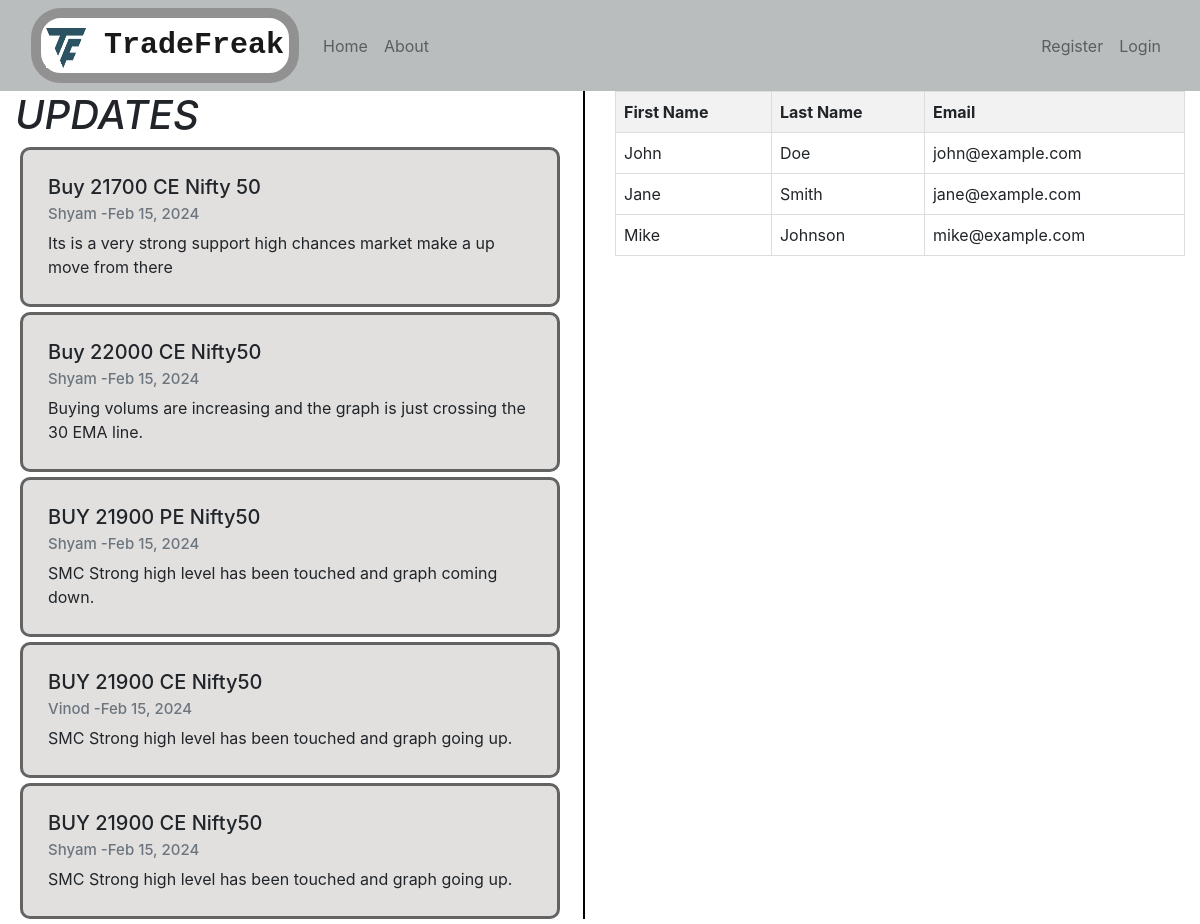
The app's page /, older data.
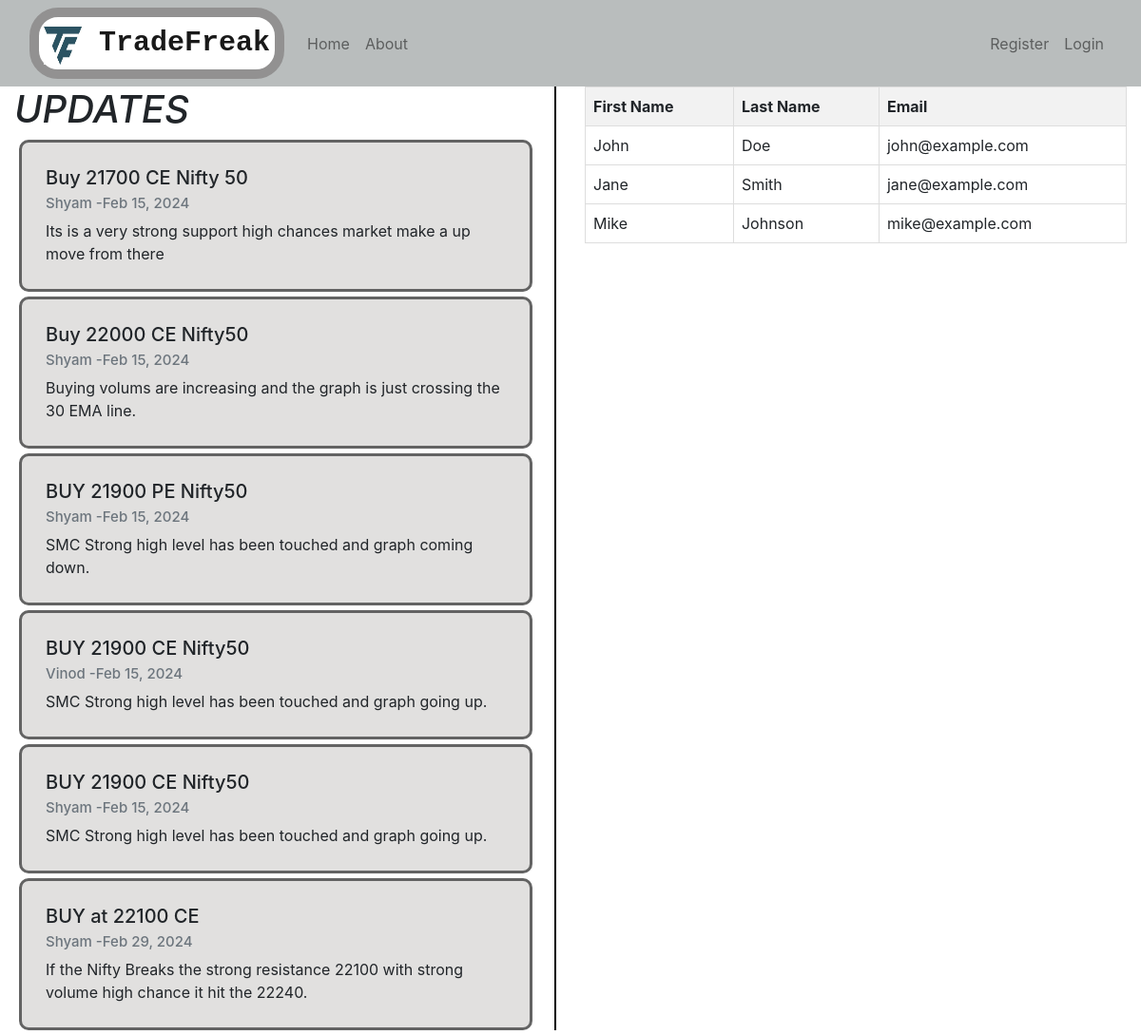
The same page, newer data.
### post/models.py (models this page shows, shortened)
class Post(models.Model):
    Heading = models.TextField()
    Author = models.ForeignKey(User,on_delete = models.CASCADE)
    PostOn = models.DateTimeField(default=timezone.now)
    Description = models.TextField()

### post/views.py (the view)
# urls.py: 2. Add a URL to urlpatterns:  path('', views.home, name='home')
def home(request):
    context = {
        'posts': Post.objects.all()
    }
    return render(request,'post/home.html',context)

### post/templates/post/home.html
{% extends 'post/base.html' %}
{% block content %}
<div class="cards-section">
    <div class="container">
        <div class='display-cards'>
        <h1>
            UPDATES
        </h1>
        {% for post in posts %}
        <div class="card my-cards" style="width: 18rem;">
            <div class="card-body">
                <h5 class="card-title">{{post.Heading}}</h5>
                <h6 class="card-subtitle mb-2 text-muted">{{post.Author}} -{{post.PostOn| date:"M d, Y"}}</h6>
                <p class="card-text">{{post.Description}}</p>
            </div>
        </div>
        {% endfor %}
    </div>
    </div>
    <div class="container">
        <table>
            <thead>
                <tr>
                    <th>First Name</th>
                    <th>Last Name</th>
                    <th>Email</th>
                </tr>
            </thead>
            <tbody>
                <tr>
                    <td>John</td>
                    <td>Doe</td>
                    <td>john@example.com</td>
                </tr>
                <tr>
                    <td>Jane</td>
                    <td>Smith</td>
                    <td>jane@example.com</td>
                </tr>
                <tr>
                    <td>Mike</td>
                    <td>Johnson</td>
                    <td>mike@example.com</td>
                </tr>
            </tbody>
        </table>
    </div>
</div>
{% endblock %}

### post/templates/post/base.html (shortened to what this page needs)
{% load static %}
<!doctype html>
<html lang="en">
  <head>
    <link rel="stylesheet" href="https://cdn.jsdelivr.net/npm/bootstrap@4.3.1/dist/css/bootstrap.min.css">
    <link rel="stylesheet" href="{% static 'post/main.css'%}">
  </head>
  <body>
    <div class="nav_section">
    <nav class="navbar navbar-expand-lg navbar-light">
      <div class="container-fluid">
        <a class="navbar-brand brand-name" href="{% url 'post_home' %}">
          <img src="{% static 'post/logo3.jpg' %}" alt="" width="40" height="40" class="d-inline-block align-text-top ">
          TradeFreak
        </a>
        <div class="collapse navbar-collapse" id="navbarNav">
          <ul class="navbar-nav mr-auto">
            <li class="nav-item">
              <a class="nav-link" href="{% url 'post_home' %}">Home</a>
            </li>
            <li class="nav-item">
              <a class="nav-link" href="{% url 'post_about' %}">About</a>
            </li>
          </ul>
          <ul class="navbar-nav">
            {% if user.is_authenticated %}
            <li class="nav-item">
              <a class="nav-link" href="{% url 'user_profile' %}">profile</a>
            </li>
            <form method="post" action="{% url 'user_logout' %}">
              {% csrf_token %}
              <button type="submit">Logout</button>
            </form>
            {% else %}
            <li class="nav-item">
              <a class="nav-link" href="{% url 'user_register' %}">Register</a>
            </li>
            <li class="nav-item">
              <a class="nav-link" href="{% url 'user_login' %}">Login</a>
            </li>
            {% endif %}
          </ul>
        </div>
      </div>
    </nav>
  </div>
    {% block content %}
    {% endblock %}
  </body>
</html>

### post/static/post/main.css (style rules this page uses)
h1 { font-style:italic; }
.nav_section { background-color: rgb(185, 189, 189); }
#navbarNav { display: flex; justify-content: end; }
.brand-name { font-weight: 600; font-size: 30px; font-family: 'Courier New', Courier, monospace; color:rgb(94, 91, 91); border: 10px rgb(146, 145, 145) solid; border-radius: 30px; background-color: white; padding: 5px; }
.card { min-width: 95%; }
.my-cards { border: 3px rgb(99, 99, 99) solid; border-radius: 10px; margin: 5px 20px 5px 5px; padding: 5px; background-color: rgb(225, 224, 223); }
.my-cards .card-body { width: 100%; }
.my-cards h6 { font-size: 15px; }
.cards-section { display: flex; justify-content: center; }
.cards-section .container { border-radius: 10px; }
.cards-section .container .display-cards { border-right: 2px black solid; }
table { border-collapse: collapse; width: 100%; }
th, td { border: 1px solid #dddddd; padding: 8px; text-align: left; }
th { background-color: #f2f2f2; }

Row changes from the older to the newer data that the page shows:
added Post: Heading "BUY at 22100 CE", Author "Shyam", PostOn "Feb 29, 2024", Description "If the Nifty Breaks the strong resistance 22100 with strong volume high chance it hit the 22240."
